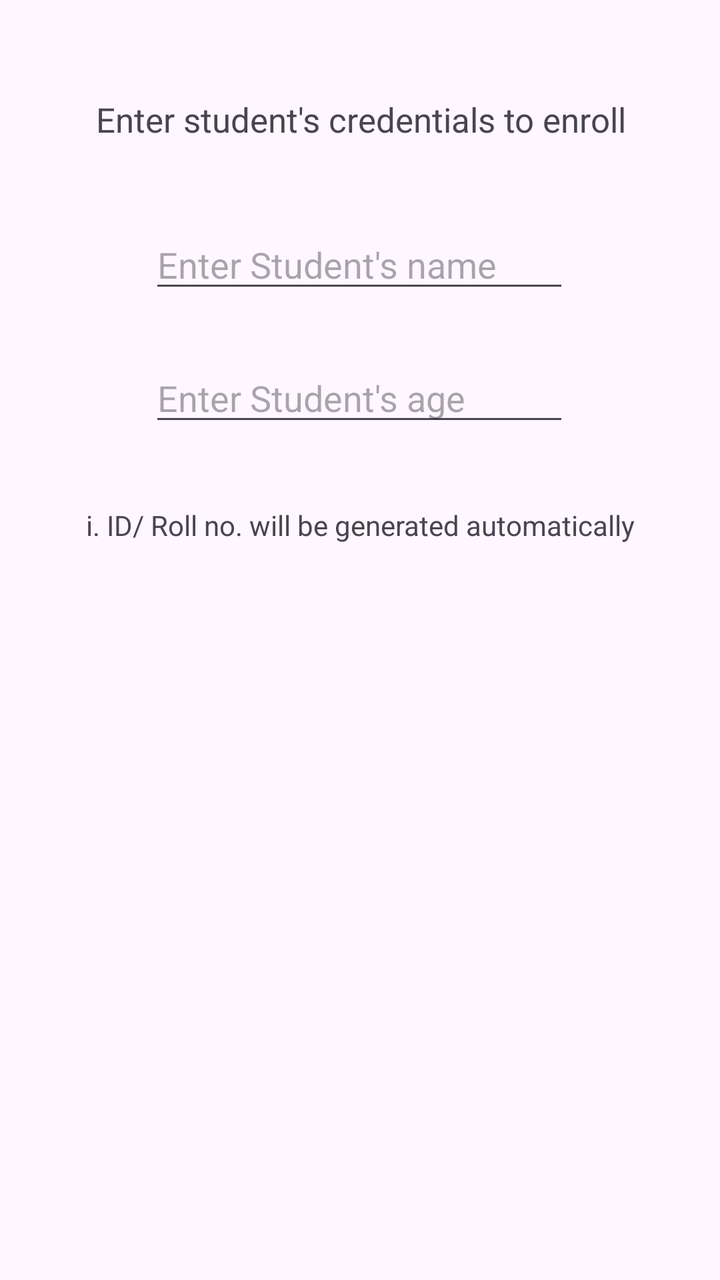
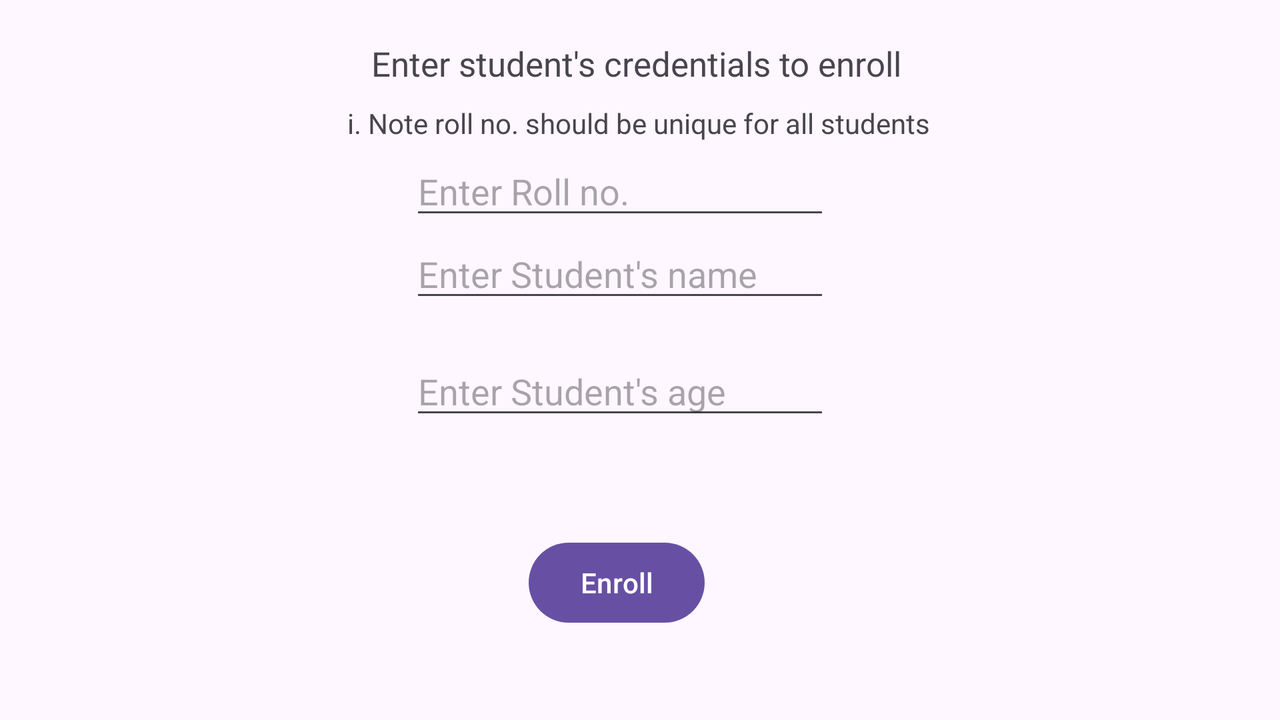

The same Android screen from two of the app's own layout files: first res/layout/ as a phone draws it, then the repository's variant for another configuration, drawn on a device whose configuration selects that folder. Both files follow.
<!-- AndroidManifest.xml: application theme Theme.HifzRecord -->
<!-- res/layout/activity_enroll_student.xml -->
<?xml version="1.0" encoding="utf-8"?>
<androidx.constraintlayout.widget.ConstraintLayout xmlns:android="http://schemas.android.com/apk/res/android"
    xmlns:app="http://schemas.android.com/apk/res-auto"
    xmlns:tools="http://schemas.android.com/tools"
    android:layout_width="match_parent"
    android:layout_height="match_parent"
    tools:context=".EnrollStudent">

    <TextView
        android:id="@+id/textView3"
        android:layout_width="269dp"
        android:layout_height="27dp"
        android:text="Enter student's credentials to enroll"
        android:textSize="17sp"
        app:layout_constraintBottom_toBottomOf="parent"
        app:layout_constraintEnd_toEndOf="parent"
        app:layout_constraintHorizontal_bias="0.528"
        app:layout_constraintStart_toStartOf="parent"
        app:layout_constraintTop_toTopOf="parent"
        app:layout_constraintVertical_bias="0.079" />

    <EditText
        android:id="@+id/age"
        android:layout_width="wrap_content"
        android:layout_height="wrap_content"
        android:ems="10"
        android:hint="Enter Student's age"
        android:inputType="text"
        app:layout_constraintBottom_toBottomOf="parent"
        app:layout_constraintEnd_toEndOf="parent"
        app:layout_constraintHorizontal_bias="0.497"
        app:layout_constraintStart_toStartOf="parent"
        app:layout_constraintTop_toBottomOf="@+id/name"
        app:layout_constraintVertical_bias="0.057" />

    <EditText
        android:id="@+id/name"
        android:layout_width="wrap_content"
        android:layout_height="wrap_content"
        android:layout_marginBottom="204dp"
        android:ems="10"
        android:hint="Enter Student's name"
        android:inputType="text"
        app:layout_constraintBottom_toBottomOf="parent"
        app:layout_constraintEnd_toEndOf="parent"
        app:layout_constraintHorizontal_bias="0.497"
        app:layout_constraintStart_toStartOf="parent"
        app:layout_constraintTop_toBottomOf="@+id/textView3"
        app:layout_constraintVertical_bias="0.109" />

    <TextView
        android:id="@+id/textView4"
        android:layout_width="wrap_content"
        android:layout_height="wrap_content"
        android:text="i. ID/ Roll no. will be generated automatically"
        app:layout_constraintBottom_toBottomOf="parent"
        app:layout_constraintEnd_toEndOf="parent"
        app:layout_constraintStart_toStartOf="parent"
        app:layout_constraintTop_toBottomOf="@+id/age"
        app:layout_constraintVertical_bias="0.087" />
</androidx.constraintlayout.widget.ConstraintLayout>
<!-- resources referenced by this layout -->
<resources>
  <style name="Theme.HifzRecord" parent="Base.Theme.HifzRecord" />
  <style name="Base.Theme.HifzRecord" parent="Theme.Material3.DayNight.NoActionBar">
          
          
      </style>
</resources>
<!-- res/layout-land/activity_enroll_student.xml (the repository's variant of the layout above) -->
<!-- drawn on the phone turned sideways -->
<?xml version="1.0" encoding="utf-8"?>
<androidx.constraintlayout.widget.ConstraintLayout xmlns:android="http://schemas.android.com/apk/res/android"
    xmlns:app="http://schemas.android.com/apk/res-auto"
    xmlns:tools="http://schemas.android.com/tools"
    android:layout_width="match_parent"
    android:layout_height="match_parent"
    tools:context=".EnrollStudent">

    <TextView
        android:id="@+id/textView3"
        android:layout_width="269dp"
        android:layout_height="27dp"
        android:text="Enter student's credentials to enroll"
        android:textSize="17sp"
        app:layout_constraintBottom_toBottomOf="parent"
        app:layout_constraintEnd_toEndOf="parent"
        app:layout_constraintStart_toStartOf="parent"
        app:layout_constraintTop_toTopOf="parent"
        app:layout_constraintVertical_bias="0.061" />

    <EditText
        android:id="@+id/rollno"
        android:layout_width="wrap_content"
        android:layout_height="wrap_content"
        android:layout_marginTop="10dp"
        android:ems="10"
        android:hint="Enter Roll no."
        android:inputType="number"
        app:layout_constraintBottom_toTopOf="@+id/name"
        app:layout_constraintEnd_toEndOf="parent"
        app:layout_constraintHorizontal_bias="0.477"
        app:layout_constraintStart_toStartOf="parent"
        app:layout_constraintTop_toBottomOf="@+id/textView3"
        app:layout_constraintVertical_bias="1.0" />

    <EditText
        android:id="@+id/name"
        android:layout_width="wrap_content"
        android:layout_height="wrap_content"
        android:layout_marginBottom="204dp"
        android:ems="10"
        android:hint="Enter Student's name"
        android:inputType="text"
        app:layout_constraintBottom_toBottomOf="parent"
        app:layout_constraintEnd_toEndOf="parent"
        app:layout_constraintHorizontal_bias="0.477"
        app:layout_constraintStart_toStartOf="parent"
        app:layout_constraintTop_toBottomOf="@+id/textView3"
        app:layout_constraintVertical_bias="1.0" />

    <EditText
        android:id="@+id/age"
        android:layout_width="wrap_content"
        android:layout_height="wrap_content"
        android:ems="10"
        android:hint="Enter Student's age"
        android:inputType="number"
        app:layout_constraintBottom_toBottomOf="parent"
        app:layout_constraintEnd_toEndOf="parent"
        app:layout_constraintHorizontal_bias="0.477"
        app:layout_constraintStart_toStartOf="parent"
        app:layout_constraintTop_toBottomOf="@+id/name"
        app:layout_constraintVertical_bias="0.106" />

    <Button
        android:id="@+id/enrollStudent"
        android:layout_width="wrap_content"
        android:layout_height="wrap_content"
        android:text="Enroll"
        app:layout_constraintBottom_toBottomOf="parent"
        app:layout_constraintEnd_toEndOf="parent"
        app:layout_constraintHorizontal_bias="0.479"
        app:layout_constraintStart_toStartOf="parent"
        app:layout_constraintTop_toBottomOf="@+id/age"
        app:layout_constraintVertical_bias="0.542" />

    <TextView
        android:id="@+id/textView4"
        android:layout_width="wrap_content"
        android:layout_height="wrap_content"
        android:text="i. Note roll no. should be unique for all students"
        app:layout_constraintBottom_toTopOf="@+id/rollno"
        app:layout_constraintEnd_toEndOf="parent"
        app:layout_constraintHorizontal_bias="0.498"
        app:layout_constraintStart_toStartOf="parent"
        app:layout_constraintTop_toBottomOf="@+id/textView3"
        app:layout_constraintVertical_bias="0.659" />

</androidx.constraintlayout.widget.ConstraintLayout>
